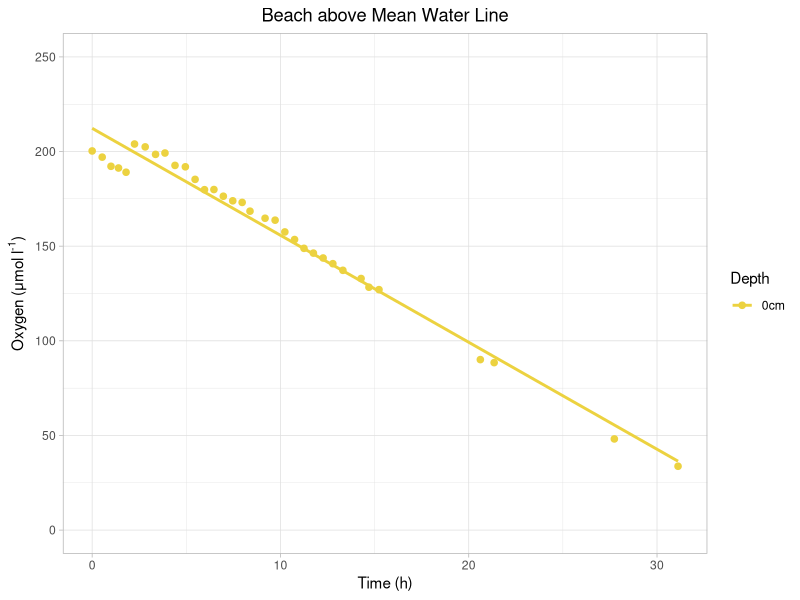
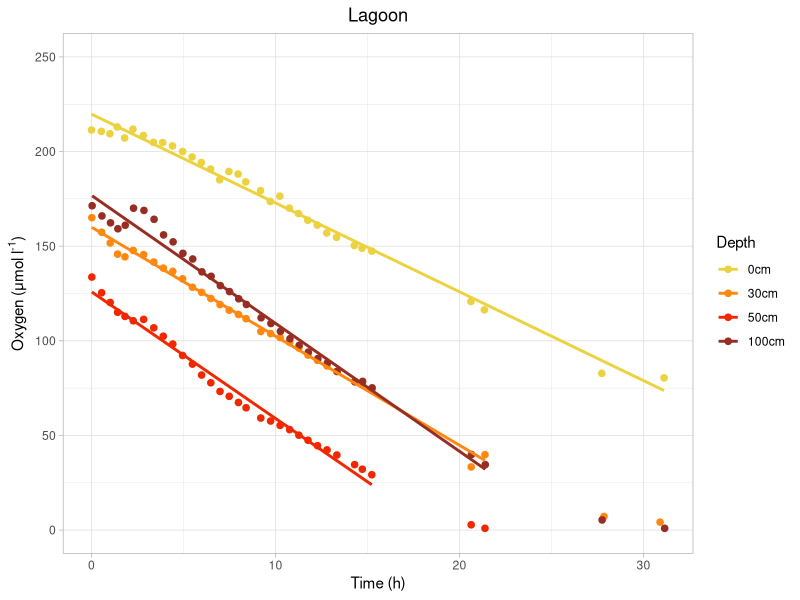
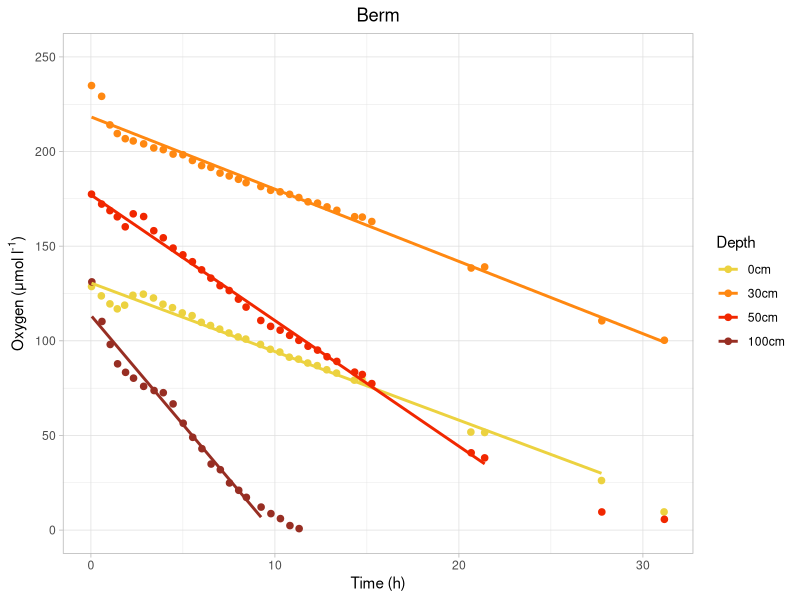
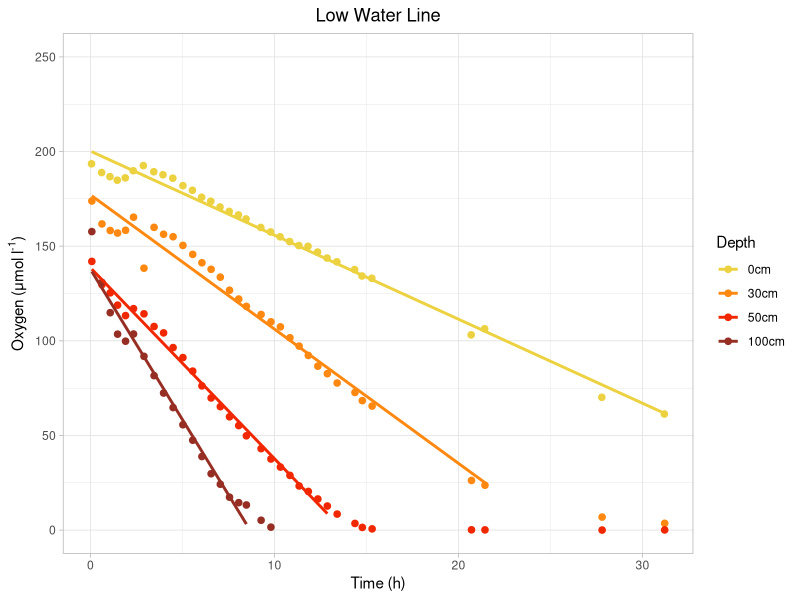
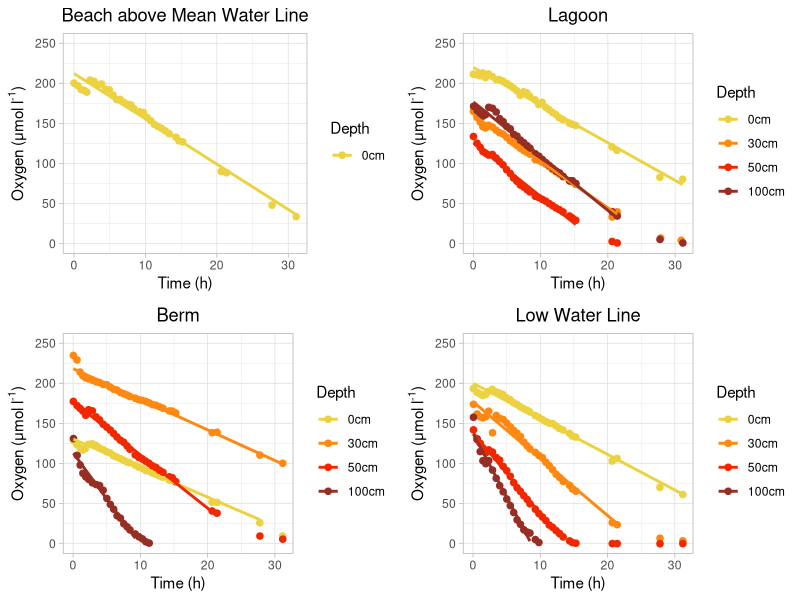
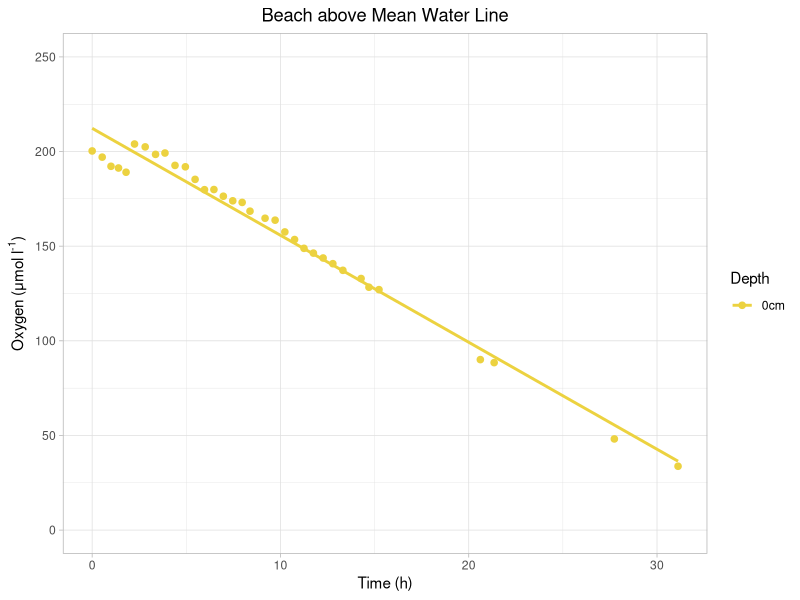
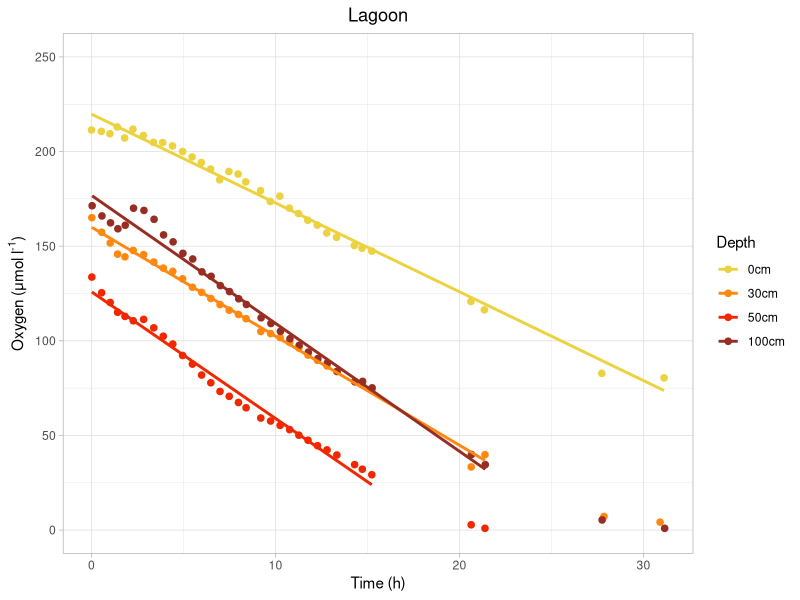
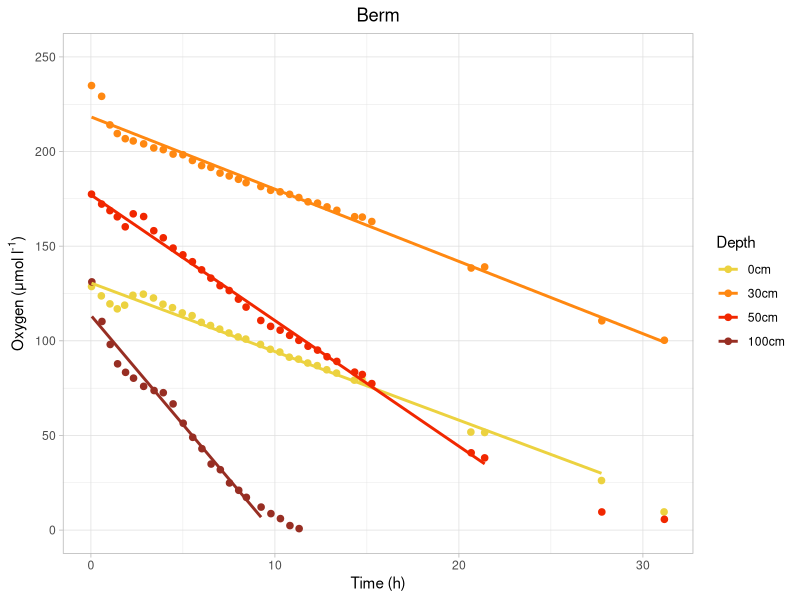

Generate these figures, in order, with R:
library(dplyr)
library(ggplot2)

setwd("/home/kai/Desktop/grad_school/marmic/lab_rotations/rotation_3/Spiekeroog_biogeo/week4/exp3")

mydata = read.csv("exp_3_data.csv")

#add column for time in hours
mydata <- mutate(mydata, time.hours = time.minutes / 60)

# data for plots:
beach_above_mwl <- filter(mydata, station==2)
lagoon          <- filter(mydata, station %in% c(3, 143))
berm            <- filter(mydata, station %in% c(4, 164))
low_water_line  <- filter(mydata, station %in% c(5, 169))

# change depth factor levels to be in order
beach_above_mwl <- mutate(beach_above_mwl, depth = factor(depth , levels = c('0cm', '30cm', '50cm', '100cm')))
lagoon <- mutate(lagoon, depth = factor(depth , levels = c('0cm', '30cm', '50cm', '100cm')))
berm <- mutate(berm, depth = factor(depth , levels = c('0cm', '30cm', '50cm', '100cm')))
low_water_line <- mutate(low_water_line, depth = factor(depth , levels = c('0cm', '30cm', '50cm', '100cm')))

#exclude values which are less than 10μM in the regressions
lagoon_reg <- filter(lagoon, oxygen > 10)
berm_reg <- filter(berm, oxygen > 10)
low_water_line_reg <- filter(low_water_line, oxygen > 10)

#plots
plot_beach_above_mwl<- beach_above_mwl %>%
  ggplot(aes(time.hours, oxygen, colour = depth)) +
  geom_point(size=1, stroke=1.2 ) +
  theme_light() +
  scale_x_continuous("Time (h)") +
  scale_y_continuous(expression(paste("Oxygen (μmol l"^"-1" *")" )), limits = c(0, 250)) +
  geom_smooth(se = FALSE, method = "lm") +
  ggtitle("Beach above Mean Water Line") + theme(plot.title = element_text(hjust = 0.5)) +
  labs(colour ="Depth") + scale_colour_manual(values = c("#ecd240", "#ff8811", "#f12700", "#972e23"))

plot_lagoon<- lagoon %>%
  ggplot(aes(time.hours, oxygen, colour = depth)) +
  geom_point(size=1, stroke=1.2 ) +
  theme_light() +
  scale_x_continuous("Time (h)") +
  scale_y_continuous(expression(paste("Oxygen (μmol l"^"-1" *")" )), limits = c(0, 250)) +
  geom_smooth(data= lagoon_reg, se = FALSE, method = "lm") +
  ggtitle("Lagoon") + theme(plot.title = element_text(hjust = 0.5)) +
  labs(colour ="Depth") + scale_colour_manual(values = c("#ecd240", "#ff8811", "#f12700", "#972e23"))

plot_berm<- berm %>%
  ggplot(aes(time.hours, oxygen, colour = depth)) +
  geom_point(size=1, stroke=1.2 ) +
  theme_light() +
  scale_x_continuous("Time (h)") +
  scale_y_continuous(expression(paste("Oxygen (μmol l"^"-1" *")" )), limits = c(0, 250)) +
  geom_smooth(data=berm_reg,se = FALSE, method = "lm") +
  ggtitle("Berm") + theme(plot.title = element_text(hjust = 0.5)) +
  labs(colour ="Depth") + scale_colour_manual(values = c("#ecd240", "#ff8811", "#f12700", "#972e23"))

plot_low_water_line<- low_water_line %>%
  ggplot(aes(time.hours, oxygen, colour = depth)) +
  geom_point(size=1, stroke=1.2 ) +
  theme_light() +
  scale_x_continuous("Time (h)") +
  scale_y_continuous(expression(paste("Oxygen (μmol l"^"-1" *")" )), limits = c(0, 250)) +
  geom_smooth(data= low_water_line_reg,se = FALSE, method = "lm") +
  ggtitle("Low Water Line") + theme(plot.title = element_text(hjust = 0.5)) +
  labs(colour ="Depth") + scale_colour_manual(values = c("#ecd240", "#ff8811", "#f12700", "#972e23"))

#view plots
plot(plot_beach_above_mwl)
plot(plot_lagoon)
plot(plot_berm)
plot(plot_low_water_line)

#save plots
ggsave(filename = "/home/kai/Desktop/grad_school/marmic/lab_rotations/rotation_3/Spiekeroog_biogeo/week4/exp3/rate_plots/beach_above_mwl.jpeg", 
       plot =  plot_beach_above_mwl, width = 6, height = 4)
ggsave(filename = "/home/kai/Desktop/grad_school/marmic/lab_rotations/rotation_3/Spiekeroog_biogeo/week4/exp3/rate_plots/lagoon.jpeg", 
       plot =  plot_lagoon, width = 6, height = 4)
ggsave(filename = "/home/kai/Desktop/grad_school/marmic/lab_rotations/rotation_3/Spiekeroog_biogeo/week4/exp3/rate_plots/berm.jpeg", 
       plot =  plot_berm, width = 6, height = 4)
ggsave(filename = "/home/kai/Desktop/grad_school/marmic/lab_rotations/rotation_3/Spiekeroog_biogeo/week4/exp3/rate_plots/low_water_line.jpeg", 
       plot =  plot_low_water_line, width = 6, height = 4)


######## multiplot:
#library(grid)
multiplot <- function(..., plotlist=NULL, file, cols=2, layout= matrix(c(1,2,3,4), nrow=2, byrow=TRUE)) {
  require(grid)
  
  # Make a list from the ... arguments and plotlist
  plots <- c(list(...), plotlist)
  
  numPlots = length(plots)
  
  # If layout is NULL, then use 'cols' to determine layout
  if (is.null(layout)) {
    # Make the panel
    # ncol: Number of columns of plots
    # nrow: Number of rows needed, calculated from # of cols
    layout <- matrix(seq(1, cols * ceiling(numPlots/cols)),
                     ncol = cols, nrow = ceiling(numPlots/cols))
  }
  
  if (numPlots==1) {
    print(plots[[1]])
    
  } else {
    # Set up the page
    grid.newpage()
    pushViewport(viewport(layout = grid.layout(nrow(layout), ncol(layout))))
    
    # Make each plot, in the correct location
    for (i in 1:numPlots) {
      # Get the i,j matrix positions of the regions that contain this subplot
      matchidx <- as.data.frame(which(layout == i, arr.ind = TRUE))
      
      print(plots[[i]], vp = viewport(layout.pos.row = matchidx$row,
                                      layout.pos.col = matchidx$col))
    }
  }
}

mult_plot <- multiplot(plot_beach_above_mwl,plot_lagoon,plot_berm,plot_low_water_line, cols=2)
#export pdf using cairo-pdf


#################### rate calculations: ################################

#split up dataframe into the individual lines
beach_above_mwl_0 <- filter(mydata, station==2, oxygen > 10)

lagoon_0 <- filter(mydata, station==3 & depth=="0cm", oxygen > 10)
lagoon_30 <- filter(mydata, station==143 & depth=="30cm", oxygen > 10)
lagoon_50 <- filter(mydata, station==143 & depth=="50cm", oxygen > 10)
lagoon_100 <- filter(mydata, station==143 & depth=="100cm", oxygen > 10)

berm_0 <- filter(mydata, station==4 & depth=="0cm", oxygen > 10)
berm_30 <- filter(mydata, station==164 & depth=="30cm", oxygen > 10)
berm_50 <- filter(mydata, station==164 & depth=="50cm", oxygen > 10)
berm_100 <- filter(mydata, station==164 & depth=="100cm", oxygen > 10)

low_water_line_0 <- filter(mydata, station==5 & depth=="0cm", oxygen > 10)
low_water_line_30 <- filter(mydata, station==169 & depth=="30cm", oxygen > 10)
low_water_line_50 <- filter(mydata, station==169 & depth=="50cm", oxygen > 10)
low_water_line_100 <- filter(mydata, station==169 & depth=="100cm", oxygen > 10)

#### linear regressions ####
beach_above_mwl_0_reg <-lm(oxygen~time.hours, data=beach_above_mwl_0)

lagoon_0_reg <-lm(oxygen~time.hours, data=lagoon_0)
lagoon_30_reg <-lm(oxygen~time.hours, data=lagoon_30)
lagoon_50_reg <-lm(oxygen~time.hours, data=lagoon_50)
lagoon_100_reg <-lm(oxygen~time.hours, data=lagoon_100)

berm_0_reg <-lm(oxygen~time.hours, data=berm_0)
berm_30_reg <-lm(oxygen~time.hours, data=berm_30)
berm_50_reg <-lm(oxygen~time.hours, data=berm_50)
berm_100_reg <-lm(oxygen~time.hours, data=berm_100)

low_water_line_0_reg <-lm(oxygen~time.hours, data=low_water_line_0)
low_water_line_30_reg <-lm(oxygen~time.hours, data=low_water_line_30)
low_water_line_50_reg <-lm(oxygen~time.hours, data=low_water_line_50)
low_water_line_100_reg <-lm(oxygen~time.hours, data=low_water_line_100)


#cat together all the regression objects as a matrix
matrix_of_regressions <- cbind(
  beach_above_mwl_0_reg,
  lagoon_0_reg,
  lagoon_30_reg,
  lagoon_50_reg,
  lagoon_100_reg,
  berm_0_reg,
  berm_30_reg,
  berm_50_reg,
  berm_100_reg,
  low_water_line_0_reg,
  low_water_line_30_reg,
  low_water_line_50_reg,
  low_water_line_100_reg
)
#take the regression values out of the matrix of lm objects
regression_values <- 
  as.data.frame(t(as.data.frame(matrix_of_regressions[1,]))) %>% select(time.hours)

# extract the sample names from the large dataframe
samples <- mydata %>% distinct(station, depth)

# make the table of rates
rates_table <- cbind(samples, regression_values)

rates_table <- rename(rates_table, oxygen_consumption_rate_uM_per_h = time.hours)

#write out to csv *don't run again I manually added the labels to the csv
#write.csv(rates_table, file = "March_Spiekeroog_rates.csv", row.names = FALSE)


